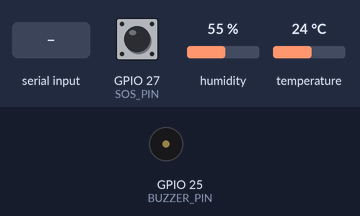
Recording of a sketch running on a simulated ESP32. Parts: buzzer (waves = sounding). The inputs (shaded band) are chosen by the test bench; at power-on: GPIO 27 (SOS_PIN) HIGH, humidity 55 %, temperature 24 °C. What the sketch prints to the serial monitor is not drawn.

Above: at 2.2 s.
2.3 s: GPIO 27 (SOS_PIN) pulled LOW for 0.15 s
At 2.37 s:
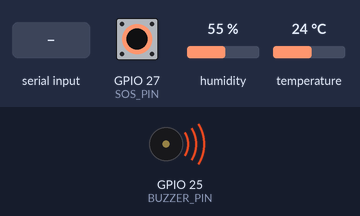
3.9 s: "$GPGGA\n" received over the second serial link
5.5 s: "$GPRMC\n" received over the second serial link
Timing chart, 0 to 8.5 s (numbered marks = the images above; inputs shaded):
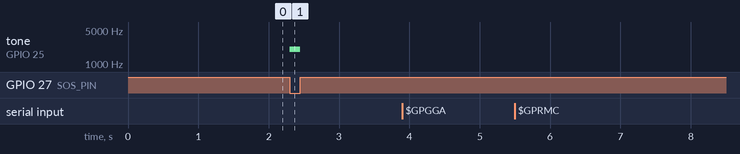

Measured:
- after the input at 2.3 s, tone on GPIO 25 (BUZZER_PIN): silent → 2000 Hz at once, → silent 0.15 s later
- after the input at 3.9 s, every drawn part: stays the same
- after the input at 5.5 s, every drawn part: stays the same

The sketch:

hardware_test.ino
```cpp
// =====================================================================
//  Hardware test – checks every part of the wearable and prints the result.
//  Open Serial Monitor at 115200 baud after uploading.
//
//  Wiring (ESP32 DevKit 30-pin):
//    MAX30102  SDA -> D21   SCL -> D22   VIN -> 3V3   GND -> GND
//    MPU6050   SDA -> D32   SCL -> D33   VCC -> VIN   GND -> GND
//    DHT11     DATA -> D4                VCC -> 3V3   GND -> GND
//    Neo-6M    TX -> RX2 (16)  RX -> TX2 (17)  VCC -> VIN  GND -> GND
//    SOS button  one leg -> D27, other leg -> GND
//    Buzzer      + -> D25, - -> GND
//
//  Needs the "DHT sensor library" by Adafruit.
// =====================================================================
#include <Wire.h>
#include <DHT.h>

#define MAX_SDA 21
#define MAX_SCL 22
#define MPU_SDA 32
#define MPU_SCL 33
#define DHT_PIN 4
#define GPS_RX 16   // ESP32 receives here (Neo-6M TX)
#define GPS_TX 17   // ESP32 sends here (Neo-6M RX)
#define SOS_PIN 27
#define BUZZER_PIN 25

DHT dht(DHT_PIN, DHT11);

bool found(TwoWire &bus, uint8_t addr) {
  bus.beginTransmission(addr);
  return bus.endTransmission() == 0;
}

void scan(TwoWire &bus, const char *name) {
  Serial.printf("  %s bus devices:", name);
  int n = 0;
  for (uint8_t a = 1; a < 127; a++) {
    if (found(bus, a)) { Serial.printf(" 0x%02X", a); n++; }
  }
  Serial.println(n ? "" : " none");
}

void setup() {
  Serial.begin(115200);
  delay(1000);
  Wire.begin(MAX_SDA, MAX_SCL);   // bus 0: MAX30102
  Wire1.begin(MPU_SDA, MPU_SCL);  // bus 1: MPU6050
  dht.begin();
  Serial2.begin(9600, SERIAL_8N1, GPS_RX, GPS_TX);
  pinMode(SOS_PIN, INPUT_PULLUP);
  pinMode(BUZZER_PIN, OUTPUT);
  tone(BUZZER_PIN, 2000, 300);    // short beep at start: the buzzer is wired correctly
  Serial.println("\n=== Wearable hardware test ===");
}

unsigned long gpsBytes = 0;
String gpsLine;
String lastNmea;

void loop() {
  // keep reading the GPS between reports so nothing is missed
  unsigned long until = millis() + 3000;
  bool pressedSinceReport = false;
  while (millis() < until) {
    // buzzer sounds while the SOS button is held
    if (digitalRead(SOS_PIN) == LOW) { tone(BUZZER_PIN, 2000); pressedSinceReport = true; }
    else noTone(BUZZER_PIN);
    while (Serial2.available()) {
      char c = Serial2.read();
      gpsBytes++;
      if (c == '\n') { if (gpsLine.startsWith("$GPGGA") || gpsLine.startsWith("$GPRMC")) lastNmea = gpsLine; gpsLine = ""; }
      else if (c != '\r' && gpsLine.length() < 120) gpsLine += c;
    }
  }

  Serial.println("\n----------------------------------------");
  scan(Wire, "MAX30102 (D21/D22)");
  scan(Wire1, "MPU6050  (D32/D33)");

  bool maxOk = found(Wire, 0x57);
  bool mpuOk = found(Wire1, 0x68) || found(Wire1, 0x69);
  Serial.printf("MAX30102 : %s\n", maxOk ? "OK (0x57)" : "NOT FOUND - check SDA->D21, SCL->D22, VIN->3V3, GND");
  Serial.printf("MPU6050  : %s\n", mpuOk ? "OK (0x68)" : "NOT FOUND - check SDA->D32, SCL->D33, VCC->VIN, GND");

  float t = dht.readTemperature(), h = dht.readHumidity();
  if (isnan(t) || isnan(h)) Serial.println("DHT11    : NOT READING - check DATA->D4, VCC->3V3, GND");
  else Serial.printf("DHT11    : OK  %.1f C, %.0f %%\n", t, h);

  if (gpsBytes == 0) Serial.println("Neo-6M   : NO DATA - check TX->RX2(16), RX->TX2(17), VCC->VIN, GND");
  else {
    Serial.printf("Neo-6M   : OK, receiving data (%lu bytes so far)\n", gpsBytes);
    if (lastNmea.length()) Serial.println("           " + lastNmea);
    Serial.println("           (a fix needs open sky; until then the numbers above stay empty)");
  }

  Serial.printf("SOS button: %s\n", pressedSinceReport ? "PRESSED (the buzzer should have beeped)" : "not pressed (hold it to test the buzzer)");
}
```
